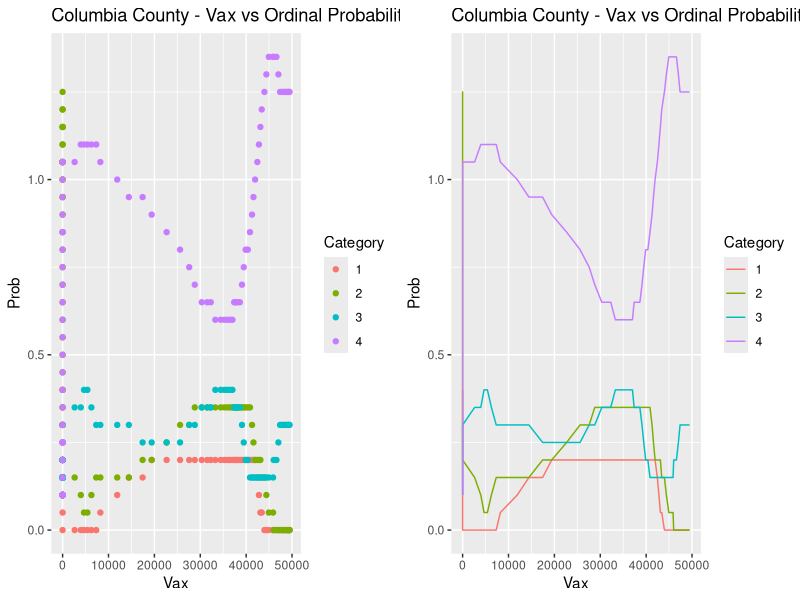
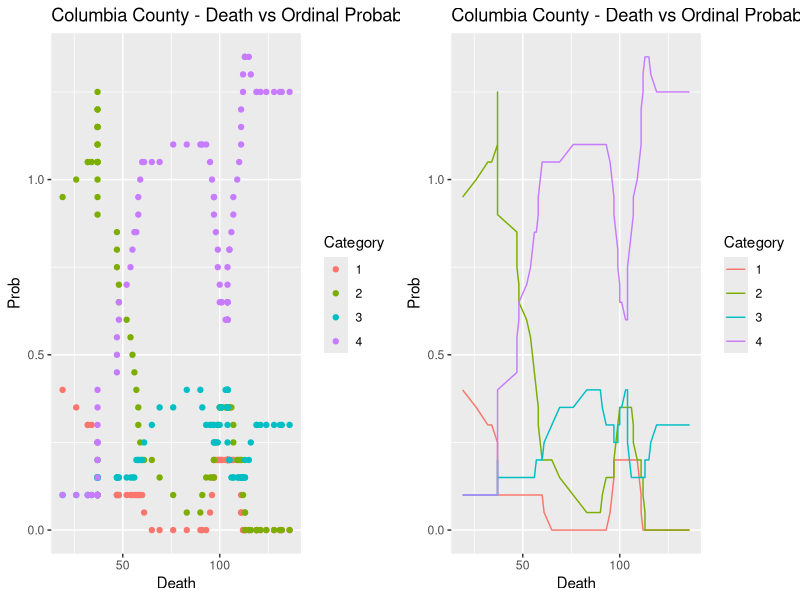
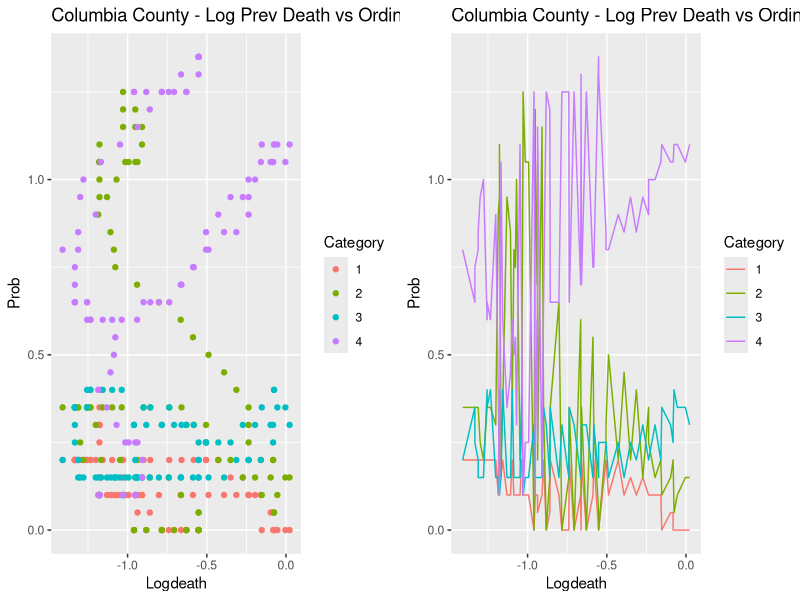

Recreate these plots in R, in order. (Note: this script raises an error after producing the figures.)
library(tidyverse)
library(gridExtra)

dat <- read.csv("currentjoineddata.csv")
counties <- unique(dat$Recip_County)
n.counties <- length(counties)
populations <- unique(dat$population)
thiscounty <- counties[11]
n.weeks <- dim(this <- dat %>%
    subset(Recip_County==thiscounty))[1]

int <- 20

logdeath <- rep(0, n.weeks-int)
vax <- rep(0, n.weeks-int)
death <- rep(0, n.weeks - int)
cat1 <- rep(0, n.weeks-int)
cat2 <- rep(0, n.weeks-int)
cat3 <- rep(0, n.weeks-int)
cat4 <- rep(0, n.weeks-int)


for (i in 1:(n.weeks-int)) {
  this <- dat %>%
    subset(Recip_County==thiscounty)
  lower <- i
  upper <- i + 30
  window <- this[lower:upper,]
  
  cat1[i] <- sum(window$category == 1) / int
  cat2[i] <- sum(window$category == 2)  / int
  cat3[i] <- sum(window$category == 3)  / int
  cat4[i] <- sum(window$category == 4)  / int
  
  logdeath[i] <- mean(window$prev_log_new_death)
  vax[i] <- median(window$total_first_dose)
  death[i] <- median(window$death)
}


df <- data.frame("Prob" = c(cat1, cat2, cat3, cat4), 
                 "Cat" = c(rep(1, n.weeks-int), rep(2, n.weeks-int), rep(3, n.weeks-int), rep(4, n.weeks-int)),
                 "Vax" = c(vax, vax, vax, vax),
                 "Death" = c(death, death, death, death),
                 "Logdeath" = c(logdeath, logdeath, logdeath, logdeath))

title_vax <- paste(thiscounty, "- Vax vs Ordinal Probability")

title_death <- paste(thiscounty, "- Death vs Ordinal Probability")

title_logdeath <- paste(thiscounty, "- Log Prev Death vs Ordinal Probability")

county <- gsub(" ", "", thiscounty)

point_vax <- ggplot(data = df, mapping = aes(x = Vax, y = Prob, 
                                group = factor(Cat), color = factor(Cat))) + 
  geom_point() + 
  ggtitle(title_vax) + 
  labs(color = "Category", group = "Category")

line_vax <- ggplot(data = df, mapping = aes(x = Vax, y = Prob, 
                                group = factor(Cat), color = factor(Cat))) + 
  geom_line() + 
  ggtitle(title_vax) + 
  labs(color = "Category", group = "Category")

point_death <- ggplot(data = df, mapping = aes(x = Death, y = Prob, 
                                group = factor(Cat), color = factor(Cat))) + 
  geom_point() + 
  ggtitle(title_death) + 
  labs(color = "Category", group = "Category")

line_death <- ggplot(data = df, mapping = aes(x = Death, y = Prob, 
                                group = factor(Cat), color = factor(Cat))) + 
  geom_line() + 
  ggtitle(title_death) + 
  labs(color = "Category", group = "Category")

point_logdeath <- ggplot(data = df, mapping = aes(x = Logdeath, y = Prob, 
                                group = factor(Cat), color = factor(Cat))) + 
  geom_point() + 
  ggtitle(title_logdeath) + 
  labs(color = "Category", group = "Category")
  
line_logdeath <- ggplot(data = df, mapping = aes(x = Logdeath, y = Prob, 
                                group = factor(Cat), color = factor(Cat))) + 
  geom_line() + 
  ggtitle(title_logdeath) + 
  labs(color = "Category", group = "Category")

grid.arrange(point_vax, line_vax, ncol = 2)

grid.arrange(point_death, line_death, ncol = 2)

grid.arrange(point_logdeath, line_logdeath, ncol = 2)












categories <- 1:4
pred_category <- rep(0, n.weeks-int)
for (i in 1:(n.weeks-int)) {
  pred_category[i] <- mean(sample(categories, size = 1000, replace = TRUE, prob = c(cat1[i], cat2[i], cat3[i], cat4[i])))
}

par(mfrow = c(2, 2))

plot(1:(n.weeks-int), pred_category,
     xlab = "Interval",
     ylab = "Average Predicted Category",
     main = "Average Predicted Category - Sampled Data")

plot(vax, pred_category,
     xlab = "Vax",
     ylab = "Average Predicted Category",
     main = "Average Predicted Category - Sampled Data")

plot(death, pred_category,
     xlab = "Death",
     ylab = "Average Predicted Category",
     main = "Average Predicted Category - Sampled Data")

plot(logdeath, pred_category,
     xlab = "Prev_new_log_death",
     ylab = "Average Predicted Category",
     main = "Average Predicted Category - Sampled Data")



single_category <- rep(0, (n.weeks-int))
for (i in 1:(n.weeks-int)) {
  single_category[i] <- mean(sample(categories, size = 1, replace = TRUE, prob = c(cat1[i], cat2[i], cat3[i], cat4[i])))
}
plot(1:(n.weeks-int), single_category)



